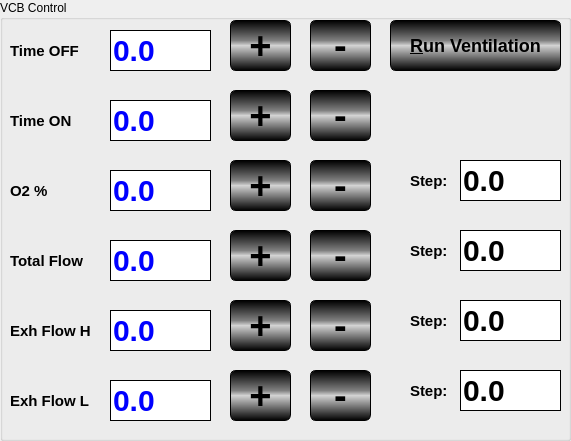
  <widget class="QGroupBox" name="groupBox_4" >
   <property name="geometry" >
    <rect>
     <x>240</x>
     <y>0</y>
     <width>571</width>
     <height>441</height>
    </rect>
   </property>
   <property name="title" >
    <string>VCB Control</string>
   </property>
   <widget class="QLabel" name="label_16" >
    <property name="geometry" >
     <rect>
      <x>10</x>
      <y>40</y>
      <width>94</width>
      <height>22</height>
     </rect>
    </property>
    <property name="styleSheet" >
     <string>QLabel
 {
   border-width: 1px;  
   border-color: black;
   font: bold 15px;
 }
</string>
    </property>
    <property name="text" >
     <string>Time OFF</string>
    </property>
   </widget>
   <widget class="QLabel" name="label_17" >
    <property name="geometry" >
     <rect>
      <x>-60</x>
      <y>10</y>
      <width>71</width>
      <height>21</height>
     </rect>
    </property>
    <property name="text" >
     <string>Total Flow:</string>
    </property>
   </widget>
   <widget class="QLineEdit" name="IDC_TotalFlowResult" >
    <property name="geometry" >
     <rect>
      <x>110</x>
      <y>240</y>
      <width>101</width>
      <height>41</height>
     </rect>
    </property>
    <property name="styleSheet" >
     <string>QLineEdit
 {
   background-color: white;
   border-style: outset;
   border-width: 1px;  
   border-color: black;
   font: bold 30px;
   color: blue;
 }
</string>
    </property>
    <property name="text" >
     <string>0.0</string>
    </property>
   </widget>
   <widget class="QLabel" name="label_18" >
    <property name="geometry" >
     <rect>
      <x>10</x>
      <y>110</y>
      <width>90</width>
      <height>22</height>
     </rect>
    </property>
    <property name="styleSheet" >
     <string>QLabel
 {
   border-width: 1px;  
   border-color: black;
   font: bold 15px;
 }
</string>
    </property>
    <property name="text" >
     <string>Time ON</string>
    </property>
   </widget>
   <widget class="QLineEdit" name="IDC_ExhalFlow" >
    <property name="geometry" >
     <rect>
      <x>110</x>
      <y>310</y>
      <width>101</width>
      <height>41</height>
     </rect>
    </property>
    <property name="styleSheet" >
     <string>QLineEdit
 {
   background-color: white;
   border-style: outset;
   border-width: 1px;  
   border-color: black;
   font: bold 30px;
   color: blue;
 }
</string>
    </property>
    <property name="text" >
     <string>0.0</string>
    </property>
   </widget>
   <widget class="QLineEdit" name="IDC_O2Percents" >
    <property name="geometry" >
     <rect>
      <x>110</x>
      <y>170</y>
      <width>101</width>
      <height>41</height>
     </rect>
    </property>
    <property name="styleSheet" >
     <string>QLineEdit
 {
   background-color: white;
   border-style: outset;
   border-width: 1px;  
   border-color: black;
   font: bold 30px;
   color: blue;
 }
</string>
    </property>
    <property name="text" >
     <string>0.0</string>
    </property>
   </widget>
   <widget class="QLineEdit" name="IDC_TimeOff" >
    <property name="geometry" >
     <rect>
      <x>110</x>
      <y>100</y>
      <width>101</width>
      <height>41</height>
     </rect>
    </property>
    <property name="styleSheet" >
     <string>QLineEdit
 {
   background-color: white;
   border-style: outset;
   border-width: 1px;  
   border-color: black;
   font: bold 30px;
   color: blue;
 }
</string>
    </property>
    <property name="text" >
     <string>0.0</string>
    </property>
   </widget>
   <widget class="QLineEdit" name="IDC_TimeON" >
    <property name="geometry" >
     <rect>
      <x>110</x>
      <y>30</y>
      <width>101</width>
      <height>41</height>
     </rect>
    </property>
    <property name="styleSheet" >
     <string>QLineEdit
 {
   background-color: white;
   border-style: outset;
   border-width: 1px;  
   border-color: black;
   font: bold 30px;
   color: blue;
 }
</string>
    </property>
    <property name="text" >
     <string>0.0</string>
    </property>
   </widget>
   <widget class="QLineEdit" name="IDC_ExhalFlow2" >
    <property name="geometry" >
     <rect>
      <x>110</x>
      <y>380</y>
      <width>101</width>
      <height>41</height>
     </rect>
    </property>
    <property name="styleSheet" >
     <string>QLineEdit
 {
   background-color: white;
   border-style: outset;
   border-width: 1px;  
   border-color: black;
   font: bold 30px;
   color: blue;
 }
</string>
    </property>
    <property name="text" >
     <string>0.0</string>
    </property>
   </widget>
   <widget class="QLabel" name="label_19" >
    <property name="geometry" >
     <rect>
      <x>10</x>
      <y>180</y>
      <width>94</width>
      <height>22</height>
     </rect>
    </property>
    <property name="styleSheet" >
     <string>QLabel
 {
   border-width: 1px;  
   border-color: black;
   font: bold 15px;
 }
</string>
    </property>
    <property name="text" >
     <string>O2 %</string>
    </property>
   </widget>
   <widget class="QLabel" name="label_20" >
    <property name="geometry" >
     <rect>
      <x>10</x>
      <y>250</y>
      <width>94</width>
      <height>22</height>
     </rect>
    </property>
    <property name="styleSheet" >
     <string>QLabel
 {
   border-width: 1px;  
   border-color: black;
   font: bold 15px;
 }
</string>
    </property>
    <property name="text" >
     <string>Total Flow</string>
    </property>
   </widget>
   <widget class="QLabel" name="label_21" >
    <property name="geometry" >
     <rect>
      <x>10</x>
      <y>320</y>
      <width>94</width>
      <height>22</height>
     </rect>
    </property>
    <property name="styleSheet" >
     <string>QLabel
 {
   border-width: 1px;  
   border-color: black;
   font: bold 15px;
 }
</string>
    </property>
    <property name="text" >
     <string>Exh Flow H</string>
    </property>
   </widget>
   <widget class="QLabel" name="label_22" >
    <property name="geometry" >
     <rect>
      <x>10</x>
      <y>390</y>
      <width>94</width>
      <height>22</height>
     </rect>
    </property>
    <property name="styleSheet" >
     <string>QLabel
 {
   border-width: 1px;  
   border-color: black;
   font: bold 15px;
 }
</string>
    </property>
    <property name="text" >
     <string>Exh Flow L</string>
    </property>
   </widget>
   <widget class="QPushButton" name="IDC_TimeONPlus" >
    <property name="geometry" >
     <rect>
      <x>230</x>
      <y>20</y>
      <width>61</width>
      <height>51</height>
     </rect>
    </property>
    <property name="styleSheet" >
     <string>QPushButton 
{
  color: black;

  background-color: qlineargradient(x1:0, y1:0, x2:0, y2:1, stop: 0 black, stop: 0.4 gray, stop: 0.5 lightgray, stop: 1.0 black);
  border: 1px solid black;
  border-radius: 6px;
  font: bold 38px;  
}

QPushButton:hover 
{  
  background-color: qlineargradient(x1:0, y1:0, x2:0, y2:1, stop: 0 black, stop: 0.5 darkgray, stop: 1.0 black);
  border: 1px solid red;
}

QPushButton:pressed 
{
  background-color: qlineargradient(x1:0, y1:0, x2:0, y2:1, stop: 0 black, stop: 0.5 RGB(255, 255, 255), stop: 1.0 black);
}</string>
    </property>
    <property name="text" >
     <string>+</string>
    </property>
   </widget>
   <widget class="QPushButton" name="IDC_TimeONMinus" >
    <property name="geometry" >
     <rect>
      <x>310</x>
      <y>20</y>
      <width>61</width>
      <height>51</height>
     </rect>
    </property>
    <property name="styleSheet" >
     <string>QPushButton 
{
  color: black;

  background-color: qlineargradient(x1:0, y1:0, x2:0, y2:1, stop: 0 black, stop: 0.4 gray, stop: 0.5 lightgray, stop: 1.0 black);
  border: 1px solid black;
  border-radius: 6px;
  font: bold 38px;  
}

QPushButton:hover 
{  
  background-color: qlineargradient(x1:0, y1:0, x2:0, y2:1, stop: 0 black, stop: 0.5 darkgray, stop: 1.0 black);
  border: 1px solid red;
}

QPushButton:pressed 
{
  background-color: qlineargradient(x1:0, y1:0, x2:0, y2:1, stop: 0 black, stop: 0.5 RGB(255, 255, 255), stop: 1.0 black);
}</string>
    </property>
    <property name="text" >
     <string>-</string>
    </property>
   </widget>
   <widget class="QPushButton" name="IDC_TimeOFFPlus" >
    <property name="geometry" >
     <rect>
      <x>230</x>
      <y>90</y>
      <width>61</width>
      <height>51</height>
     </rect>
    </property>
    <property name="styleSheet" >
     <string>QPushButton 
{
  color: black;

  background-color: qlineargradient(x1:0, y1:0, x2:0, y2:1, stop: 0 black, stop: 0.4 gray, stop: 0.5 lightgray, stop: 1.0 black);
  border: 1px solid black;
  border-radius: 6px;
  font: bold 38px;  
}

QPushButton:hover 
{  
  background-color: qlineargradient(x1:0, y1:0, x2:0, y2:1, stop: 0 black, stop: 0.5 darkgray, stop: 1.0 black);
  border: 1px solid red;
}

QPushButton:pressed 
{
  background-color: qlineargradient(x1:0, y1:0, x2:0, y2:1, stop: 0 black, stop: 0.5 RGB(255, 255, 255), stop: 1.0 black);
}</string>
    </property>
    <property name="text" >
     <string>+</string>
    </property>
   </widget>
   <widget class="QPushButton" name="IDC_TimeOFFMinus" >
    <property name="geometry" >
     <rect>
      <x>310</x>
      <y>90</y>
      <width>61</width>
      <height>51</height>
     </rect>
    </property>
    <property name="styleSheet" >
     <string>QPushButton 
{
  color: black;

  background-color: qlineargradient(x1:0, y1:0, x2:0, y2:1, stop: 0 black, stop: 0.4 gray, stop: 0.5 lightgray, stop: 1.0 black);
  border: 1px solid black;
  border-radius: 6px;
  font: bold 38px;  
}

QPushButton:hover 
{  
  background-color: qlineargradient(x1:0, y1:0, x2:0, y2:1, stop: 0 black, stop: 0.5 darkgray, stop: 1.0 black);
  border: 1px solid red;
}

QPushButton:pressed 
{
  background-color: qlineargradient(x1:0, y1:0, x2:0, y2:1, stop: 0 black, stop: 0.5 RGB(255, 255, 255), stop: 1.0 black);
}</string>
    </property>
    <property name="text" >
     <string>-</string>
    </property>
   </widget>
   <widget class="QPushButton" name="IDC_TotalFlowMinus" >
    <property name="geometry" >
     <rect>
      <x>310</x>
      <y>230</y>
      <width>61</width>
      <height>51</height>
     </rect>
    </property>
    <property name="styleSheet" >
     <string>QPushButton 
{
  color: black;

  background-color: qlineargradient(x1:0, y1:0, x2:0, y2:1, stop: 0 black, stop: 0.4 gray, stop: 0.5 lightgray, stop: 1.0 black);
  border: 1px solid black;
  border-radius: 6px;
  font: bold 38px;  
}

QPushButton:hover 
{  
  background-color: qlineargradient(x1:0, y1:0, x2:0, y2:1, stop: 0 black, stop: 0.5 darkgray, stop: 1.0 black);
  border: 1px solid red;
}

QPushButton:pressed 
{
  background-color: qlineargradient(x1:0, y1:0, x2:0, y2:1, stop: 0 black, stop: 0.5 RGB(255, 255, 255), stop: 1.0 black);
}</string>
    </property>
    <property name="text" >
     <string>-</string>
    </property>
   </widget>
   <widget class="QPushButton" name="IDC_TotalFlowPlus" >
    <property name="geometry" >
     <rect>
      <x>230</x>
      <y>230</y>
      <width>61</width>
      <height>51</height>
     </rect>
    </property>
    <property name="styleSheet" >
     <string>QPushButton 
{
  color: black;

  background-color: qlineargradient(x1:0, y1:0, x2:0, y2:1, stop: 0 black, stop: 0.4 gray, stop: 0.5 lightgray, stop: 1.0 black);
  border: 1px solid black;
  border-radius: 6px;
  font: bold 38px;  
}

QPushButton:hover 
{  
  background-color: qlineargradient(x1:0, y1:0, x2:0, y2:1, stop: 0 black, stop: 0.5 darkgray, stop: 1.0 black);
  border: 1px solid red;
}

QPushButton:pressed 
{
  background-color: qlineargradient(x1:0, y1:0, x2:0, y2:1, stop: 0 black, stop: 0.5 RGB(255, 255, 255), stop: 1.0 black);
}</string>
    </property>
    <property name="text" >
     <string>+</string>
    </property>
   </widget>
   <widget class="QPushButton" name="IDC_ExhFlowMinus" >
    <property name="geometry" >
     <rect>
      <x>310</x>
      <y>300</y>
      <width>61</width>
      <height>51</height>
     </rect>
    </property>
    <property name="styleSheet" >
     <string>QPushButton 
{
  color: black;

  background-color: qlineargradient(x1:0, y1:0, x2:0, y2:1, stop: 0 black, stop: 0.4 gray, stop: 0.5 lightgray, stop: 1.0 black);
  border: 1px solid black;
  border-radius: 6px;
  font: bold 38px;  
}

QPushButton:hover 
{  
  background-color: qlineargradient(x1:0, y1:0, x2:0, y2:1, stop: 0 black, stop: 0.5 darkgray, stop: 1.0 black);
  border: 1px solid red;
}

QPushButton:pressed 
{
  background-color: qlineargradient(x1:0, y1:0, x2:0, y2:1, stop: 0 black, stop: 0.5 RGB(255, 255, 255), stop: 1.0 black);
}</string>
    </property>
    <property name="text" >
     <string>-</string>
    </property>
   </widget>
   <widget class="QPushButton" name="IDC_ExhFlowPlus" >
    <property name="geometry" >
     <rect>
      <x>230</x>
      <y>300</y>
      <width>61</width>
      <height>51</height>
     </rect>
    </property>
    <property name="styleSheet" >
     <string>QPushButton 
{
  color: black;

  background-color: qlineargradient(x1:0, y1:0, x2:0, y2:1, stop: 0 black, stop: 0.4 gray, stop: 0.5 lightgray, stop: 1.0 black);
  border: 1px solid black;
  border-radius: 6px;
  font: bold 38px;  
}

QPushButton:hover 
{  
  background-color: qlineargradient(x1:0, y1:0, x2:0, y2:1, stop: 0 black, stop: 0.5 darkgray, stop: 1.0 black);
  border: 1px solid red;
}

QPushButton:pressed 
{
  background-color: qlineargradient(x1:0, y1:0, x2:0, y2:1, stop: 0 black, stop: 0.5 RGB(255, 255, 255), stop: 1.0 black);
}</string>
    </property>
    <property name="text" >
     <string>+</string>
    </property>
   </widget>
   <widget class="QPushButton" name="IDC_ExhFlowMinus2" >
    <property name="geometry" >
     <rect>
      <x>310</x>
      <y>370</y>
      <width>61</width>
      <height>51</height>
     </rect>
    </property>
    <property name="styleSheet" >
     <string>QPushButton 
{
  color: black;

  background-color: qlineargradient(x1:0, y1:0, x2:0, y2:1, stop: 0 black, stop: 0.4 gray, stop: 0.5 lightgray, stop: 1.0 black);
  border: 1px solid black;
  border-radius: 6px;
  font: bold 38px;  
}

QPushButton:hover 
{  
  background-color: qlineargradient(x1:0, y1:0, x2:0, y2:1, stop: 0 black, stop: 0.5 darkgray, stop: 1.0 black);
  border: 1px solid red;
}

QPushButton:pressed 
{
  background-color: qlineargradient(x1:0, y1:0, x2:0, y2:1, stop: 0 black, stop: 0.5 RGB(255, 255, 255), stop: 1.0 black);
}</string>
    </property>
    <property name="text" >
     <string>-</string>
    </property>
   </widget>
   <widget class="QPushButton" name="IDC_ExhFlowPlus2" >
    <property name="geometry" >
     <rect>
      <x>230</x>
      <y>370</y>
      <width>61</width>
      <height>51</height>
     </rect>
    </property>
    <property name="styleSheet" >
     <string>QPushButton 
{
  color: black;

  background-color: qlineargradient(x1:0, y1:0, x2:0, y2:1, stop: 0 black, stop: 0.4 gray, stop: 0.5 lightgray, stop: 1.0 black);
  border: 1px solid black;
  border-radius: 6px;
  font: bold 38px;  
}

QPushButton:hover 
{  
  background-color: qlineargradient(x1:0, y1:0, x2:0, y2:1, stop: 0 black, stop: 0.5 darkgray, stop: 1.0 black);
  border: 1px solid red;
}

QPushButton:pressed 
{
  background-color: qlineargradient(x1:0, y1:0, x2:0, y2:1, stop: 0 black, stop: 0.5 RGB(255, 255, 255), stop: 1.0 black);
}</string>
    </property>
    <property name="text" >
     <string>+</string>
    </property>
   </widget>
   <widget class="QPushButton" name="IDC_O2PercentPlus" >
    <property name="geometry" >
     <rect>
      <x>230</x>
      <y>160</y>
      <width>61</width>
      <height>51</height>
     </rect>
    </property>
    <property name="styleSheet" >
     <string>QPushButton 
{
  color: black;

  background-color: qlineargradient(x1:0, y1:0, x2:0, y2:1, stop: 0 black, stop: 0.4 gray, stop: 0.5 lightgray, stop: 1.0 black);
  border: 1px solid black;
  border-radius: 6px;
  font: bold 38px;  
}

QPushButton:hover 
{  
  background-color: qlineargradient(x1:0, y1:0, x2:0, y2:1, stop: 0 black, stop: 0.5 darkgray, stop: 1.0 black);
  border: 1px solid red;
}

QPushButton:pressed 
{
  background-color: qlineargradient(x1:0, y1:0, x2:0, y2:1, stop: 0 black, stop: 0.5 RGB(255, 255, 255), stop: 1.0 black);
}</string>
    </property>
    <property name="text" >
     <string>+</string>
    </property>
   </widget>
   <widget class="QPushButton" name="IDC_O2PercentMinus" >
    <property name="geometry" >
     <rect>
      <x>310</x>
      <y>160</y>
      <width>61</width>
      <height>51</height>
     </rect>
    </property>
    <property name="styleSheet" >
     <string>QPushButton 
{
  color: black;

  background-color: qlineargradient(x1:0, y1:0, x2:0, y2:1, stop: 0 black, stop: 0.4 gray, stop: 0.5 lightgray, stop: 1.0 black);
  border: 1px solid black;
  border-radius: 6px;
  font: bold 38px;  
}

QPushButton:hover 
{  
  background-color: qlineargradient(x1:0, y1:0, x2:0, y2:1, stop: 0 black, stop: 0.5 darkgray, stop: 1.0 black);
  border: 1px solid red;
}

QPushButton:pressed 
{
  background-color: qlineargradient(x1:0, y1:0, x2:0, y2:1, stop: 0 black, stop: 0.5 RGB(255, 255, 255), stop: 1.0 black);
}</string>
    </property>
    <property name="text" >
     <string>-</string>
    </property>
   </widget>
   <widget class="QLineEdit" name="IDC_O2PercentsSteps" >
    <property name="geometry" >
     <rect>
      <x>460</x>
      <y>160</y>
      <width>101</width>
      <height>41</height>
     </rect>
    </property>
    <property name="styleSheet" >
     <string>QLineEdit
 {
   background-color: white;
   border-style: outset;
   border-width: 1px;  
   border-color: black;
   font: bold 30px;
 }
</string>
    </property>
    <property name="text" >
     <string>0.0</string>
    </property>
   </widget>
   <widget class="QLabel" name="label_23" >
    <property name="geometry" >
     <rect>
      <x>410</x>
      <y>170</y>
      <width>51</width>
      <height>22</height>
     </rect>
    </property>
    <property name="styleSheet" >
     <string>QLabel
 {
   border-width: 1px;  
   border-color: black;
   font: bold 15px;
 }
</string>
    </property>
    <property name="text" >
     <string>Step:</string>
    </property>
   </widget>
   <widget class="QLineEdit" name="IDC_TotalFlowSteps" >
    <property name="geometry" >
     <rect>
      <x>460</x>
      <y>230</y>
      <width>101</width>
      <height>41</height>
     </rect>
    </property>
    <property name="styleSheet" >
     <string>QLineEdit
 {
   background-color: white;
   border-style: outset;
   border-width: 1px;  
   border-color: black;
   font: bold 30px;
 }
</string>
    </property>
    <property name="text" >
     <string>0.0</string>
    </property>
   </widget>
   <widget class="QLineEdit" name="IDC_ExhFlowSteps" >
    <property name="geometry" >
     <rect>
      <x>460</x>
      <y>300</y>
      <width>101</width>
      <height>41</height>
     </rect>
    </property>
    <property name="styleSheet" >
     <string>QLineEdit
 {
   background-color: white;
   border-style: outset;
   border-width: 1px;  
   border-color: black;
   font: bold 30px;
 }
</string>
    </property>
    <property name="text" >
     <string>0.0</string>
    </property>
   </widget>
   <widget class="QLineEdit" name="IDC_ExhFlowSteps2" >
    <property name="geometry" >
     <rect>
      <x>460</x>
      <y>370</y>
      <width>101</width>
      <height>41</height>
     </rect>
    </property>
    <property name="styleSheet" >
     <string>QLineEdit
 {
   background-color: white;
   border-style: outset;
   border-width: 1px;  
   border-color: black;
   font: bold 30px;
 }
</string>
    </property>
    <property name="text" >
     <string>0.0</string>
    </property>
   </widget>
   <widget class="QPushButton" name="IDC_RunVentilation" >
    <property name="geometry" >
     <rect>
      <x>390</x>
      <y>20</y>
      <width>171</width>
      <height>51</height>
     </rect>
    </property>
    <property name="styleSheet" >
     <string>QPushButton 
{
  color: black;

  background-color: qlineargradient(x1:0, y1:0, x2:0, y2:1, stop: 0 black, stop: 0.4 gray, stop: 0.5 lightgray, stop: 1.0 black);
  border: 1px solid black;
  border-radius: 6px;
  font: bold 18px;  
}

QPushButton:hover 
{  
  background-color: qlineargradient(x1:0, y1:0, x2:0, y2:1, stop: 0 black, stop: 0.5 darkgray, stop: 1.0 black);
  border: 1px solid red;
}

QPushButton:pressed 
{
  background-color: qlineargradient(x1:0, y1:0, x2:0, y2:1, stop: 0 black, stop: 0.5 RGB(255, 255, 255), stop: 1.0 black);
}</string>
    </property>
    <property name="text" >
     <string>&amp;Run Ventilation</string>
    </property>
   </widget>
   <widget class="QLabel" name="label_25" >
    <property name="geometry" >
     <rect>
      <x>410</x>
      <y>240</y>
      <width>51</width>
      <height>22</height>
     </rect>
    </property>
    <property name="styleSheet" >
     <string>QLabel
 {
   border-width: 1px;  
   border-color: black;
   font: bold 15px;
 }
</string>
    </property>
    <property name="text" >
     <string>Step:</string>
    </property>
   </widget>
   <widget class="QLabel" name="label_26" >
    <property name="geometry" >
     <rect>
      <x>410</x>
      <y>310</y>
      <width>51</width>
      <height>22</height>
     </rect>
    </property>
    <property name="styleSheet" >
     <string>QLabel
 {
   border-width: 1px;  
   border-color: black;
   font: bold 15px;
 }
</string>
    </property>
    <property name="text" >
     <string>Step:</string>
    </property>
   </widget>
   <widget class="QLabel" name="label_27" >
    <property name="geometry" >
     <rect>
      <x>410</x>
      <y>380</y>
      <width>51</width>
      <height>22</height>
     </rect>
    </property>
    <property name="styleSheet" >
     <string>QLabel
 {
   border-width: 1px;  
   border-color: black;
   font: bold 15px;
 }
</string>
    </property>
    <property name="text" >
     <string>Step:</string>
    </property>
   </widget>
  </widget>
